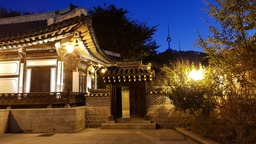
#> input picture TrabalhoComputacaoGrafica/templo1.jpg, 256 x 144 px, shrunk from 1536 x 864 before the run
$ python main.py
#> lines starting #> are read from the running program, lines starting #| are printed output that depends on the picture
### TrabalhoComputacaoGrafica/convolucao.py


import numpy as np
from PIL import Image
import matplotlib.pyplot as plt
import cv2
import time


def pixel(matrix_img, kernel):
    soma = 0

    altura = len(matrix_img)
    comprimento = len(matrix_img[0])

    for linha in range(altura):
        for coluna in range(comprimento):
            soma += matrix_img[linha][coluna] * kernel[linha][coluna]

    return soma

def kernel_has_float(kernel):
    for linha in kernel:
        for numero in linha:
            if isinstance(numero, (float, np.floating)):
                return True
    return False

def convolucao(img_path, kernel):

    tempo_inicial = time.time()

    kernel_float = kernel_has_float(kernel)

    if kernel_float:
        img = np.array(Image.open(img_path).convert('RGB')).astype(np.float32) / 255.0
    else:
        img = np.array(Image.open(img_path).convert('RGB'))

    altura_image = img.shape[0]
    comprimento_image = img.shape[1]
    altura_kernel = len(kernel)
    comprimento_kernel = len(kernel[0])

    index_linha = 0
    index_coluna = 0

    matrix_resultante = []
    linha = []
    while True:

        matrix_image_spliced = img[index_linha:altura_kernel + index_linha, index_coluna:comprimento_kernel + index_coluna]
        linha.append(pixel(matrix_image_spliced, kernel))
        index_coluna += 1

        if index_coluna + comprimento_kernel > comprimento_image:
            index_coluna = 0
            index_linha += 1
            matrix_resultante.append(linha)
            linha = []

        if index_linha + altura_kernel > altura_image:
            break


    tempo_final = time.time()
    tempo_total = str(tempo_final - tempo_inicial)

    if kernel_float:
        matrix_resultante = (np.clip(matrix_resultante, 0, 1) * 255).astype(np.uint8)

    plt.imshow(matrix_resultante)

    plt.text(1, 60, tempo_total, fontfamily= 'sans-serif' ,size= 'large' ,color= 'yellow')

    plt.title('Imagem Convolucionada')
    plt.show()


    return 0

#kernel = np.array([[-1, -1, -1], [-1, 8, -1], [-1, -1, -1]])
#convolucao('templo1.jpg', kernel)
#

### TrabalhoComputacaoGrafica/main.py
import time

import cv2
import numpy as np
from convolucao import convolucao


def mostrar_imagens(nome_da_janela, imagem, caminho_da_imagem, kernel):
    tempo_inicial = time.time()

    imagem = cv2.filter2D(imagem, -1, kernel)

    tempo_final = time.time()
    tempo_total = str(tempo_final - tempo_inicial)
    cv2.putText(imagem, tempo_total, (1,40), cv2.FONT_HERSHEY_SIMPLEX, 1, (0,255,255), 2)
    cv2.imshow(nome_da_janela, imagem)
    convolucao(caminho_da_imagem, kernel)
    cv2.waitKey(0)
    cv2.destroyAllWindows()

img_path = 'templo1.jpg'
img = cv2.imread(img_path)
#> img is the input picture: shape (144, 256, 3); mean B, G, R 59.7, 70.4, 88.6

#-------------------------------------------------------------

kernel_emboss = np.array([[-2,-1,0],
                          [-1, 1,1],
                          [ 0, 1,2]])

mostrar_imagens("Kernel emboss", img, img_path, kernel_emboss)
#> in mostrar_imagens, `cv2.putText(imagem, tempo_total, (1,40), cv2.FONT_HERSHEY_SIMPLEX, 1, ..`:
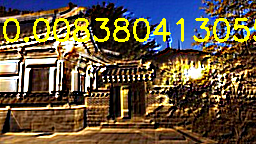
#> imagem: shape (144, 256, 3); mean of channels 0, 1, 2 63.2, 86.2, 101.3; drawn as B, G, R
#> after the loop in convolucao, `while True:`: index_coluna = 0; index_linha = 142; linha = []; matrix_resultante = 142 items


#1
# Não notei diferenca nos resultados mas o tempo da função da convolução que criei é bem mais lento

#-------------------------------------------------------------

#motion blur
motion_blur = np.array([
    [1/5, 0, 0, 0, 0],
    [0, 1/5, 0, 0, 0],
    [0, 0, 1/5, 0, 0],
    [0, 0, 0, 1/5, 0],
    [0, 0, 0, 0, 1/5]
])


mostrar_imagens("Motion_blur", img, img_path, motion_blur)
#> in mostrar_imagens (call 2), `cv2.putText(imagem, tempo_total, (1,40), cv2.FONT_HERSHEY_SIMPLEX, 1, ..`: imagem: shape (144, 256, 3); mean of channels 0, 1, 2 55.8, 80.7, 98.9

#-------------------------------------------------------------

#desfoque gaussiano

desfoque_gaussian = np.array([
    [1/16, 2/16, 1/16],
    [2/16, 4/16, 2/16],
    [1/16, 2/16, 1/16]
])

mostrar_imagens("Desfoque Gaussian", img, img_path, desfoque_gaussian)
#> call 3 of mostrar_imagens, with nome_da_janela = 'Desfoque Gaussian', caminho_da_imagem = 'templo1.jpg', kernel = array of shape (3, 3)
#> in mostrar_imagens (call 3), `cv2.putText(imagem, tempo_total, (1,40), cv2.FONT_HERSHEY_SIMPLEX, 1, ..`:
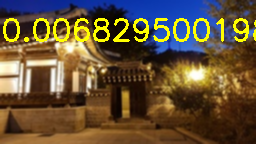
#> imagem: shape (144, 256, 3); mean of channels 0, 1, 2 55.2, 81.5, 99.7; drawn as B, G, R
#> call 3 of convolucao, with img_path = 'templo1.jpg', kernel = array of shape (3, 3)
#> after the loop in convolucao (call 3), `while True:`: index_coluna = 0; index_linha = 142; matrix_resultante = 142 items
#> in convolucao (call 3), `matrix_resultante = (np.clip(matrix_resultante, 0, 1) * 255).astype(np..`:
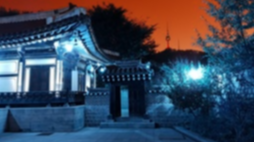
#> matrix_resultante: shape (142, 254, 3); mean of channels 0, 1, 2 88.3, 70, 58.9; drawn as B, G, R
#-------------------------------------------------------------

#Emboss diagonal
emboss_diagonal = np.array([
    [-1, -1,  0],
    [-1,  0,  2],
    [ 0,  2,  2]
])

mostrar_imagens("Emboss diagonal", img, img_path, emboss_diagonal)
#> call 4 of mostrar_imagens, with nome_da_janela = 'Emboss diagonal', caminho_da_imagem = 'templo1.jpg', kernel = array of shape (3, 3)
#> in mostrar_imagens (call 4), `cv2.putText(imagem, tempo_total, (1,40), cv2.FONT_HERSHEY_SIMPLEX, 1, ..`:
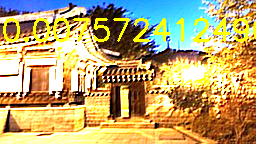
#> imagem: shape (144, 256, 3); mean of channels 0, 1, 2 110.5, 164.9, 186.6; drawn as B, G, R

#-------------------------------------------------------------
#sharpen

sharpen = np.array([[-2, 0, 0, 0, -2],
[0, -1, 0, -1, 0],
[0, 0, 13, 0, 0],
[0, -1, 0, -1, 0],
[-2, 0, 0, 0, -2]])


mostrar_imagens("Sharpen", img, img_path, sharpen)
#> in mostrar_imagens (call 5), `cv2.putText(imagem, tempo_total, (1,40), cv2.FONT_HERSHEY_SIMPLEX, 1, ..`:
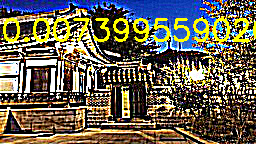
#> imagem: shape (144, 256, 3); mean of channels 0, 1, 2 82.4, 97.7, 104.7; drawn as B, G, R

#-------------------------------------------------------------
#deteccao de bordas

deteccao_de_bordas = np.array([[-1, -1, -1],
[-1, 8, -1],
[-1, -1, -1]])

mostrar_imagens("deteccao de bordas", img, img_path, deteccao_de_bordas)
#> in mostrar_imagens (call 6), `cv2.putText(imagem, tempo_total, (1,40), cv2.FONT_HERSHEY_SIMPLEX, 1, ..`:
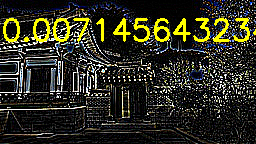
#> imagem: shape (144, 256, 3); mean of channels 0, 1, 2 33, 46.2, 46.2; drawn as B, G, R
#> in convolucao (call 6), `plt.show()`:
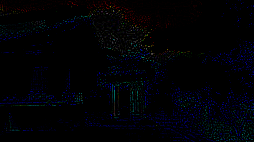
#> shown: shape (142, 254, 3); mean R, G, B 1, 1.6, 5.2
